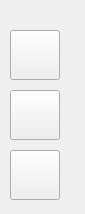
<?xml version="1.0" encoding="UTF-8"?>
<ui version="4.0">
 <class>RtspCameraCtrls</class>
 <widget class="QWidget" name="RtspCameraCtrls">
  <property name="geometry">
   <rect>
    <x>0</x>
    <y>0</y>
    <width>85</width>
    <height>214</height>
   </rect>
  </property>
  <property name="windowTitle">
   <string>Form</string>
  </property>
  <widget class="QPushButton" name="take_one_photo_pushButton">
   <property name="geometry">
    <rect>
     <x>10</x>
     <y>90</y>
     <width>50</width>
     <height>50</height>
    </rect>
   </property>
   <property name="text">
    <string/>
   </property>
   <property name="icon">
    <iconset resource="RtspCameraRes.qrc">
     <normaloff>:/RtspCameraResource/RtspCamera_take_photo_48.png</normaloff>:/RtspCameraResource/RtspCamera_take_photo_48.png</iconset>
   </property>
   <property name="iconSize">
    <size>
     <width>35</width>
     <height>35</height>
    </size>
   </property>
  </widget>
  <widget class="QPushButton" name="video_record_pushButton">
   <property name="geometry">
    <rect>
     <x>10</x>
     <y>150</y>
     <width>50</width>
     <height>50</height>
    </rect>
   </property>
   <property name="text">
    <string/>
   </property>
   <property name="icon">
    <iconset resource="RtspCameraRes.qrc">
     <normaloff>:/RtspCameraResource/RtspCamera_record_48.png</normaloff>:/RtspCameraResource/RtspCamera_record_48.png</iconset>
   </property>
   <property name="iconSize">
    <size>
     <width>35</width>
     <height>35</height>
    </size>
   </property>
  </widget>
  <widget class="QPushButton" name="open_camera_pushButton">
   <property name="geometry">
    <rect>
     <x>10</x>
     <y>30</y>
     <width>50</width>
     <height>50</height>
    </rect>
   </property>
   <property name="text">
    <string/>
   </property>
   <property name="icon">
    <iconset resource="RtspCameraRes.qrc">
     <normaloff>:/RtspCameraResource/RtspCamera_open_camera_256.png</normaloff>:/RtspCameraResource/RtspCamera_open_camera_256.png</iconset>
   </property>
   <property name="iconSize">
    <size>
     <width>35</width>
     <height>35</height>
    </size>
   </property>
  </widget>
 </widget>
 <resources>
  <include location="RtspCameraRes.qrc"/>
 </resources>
 <connections/>
</ui>
